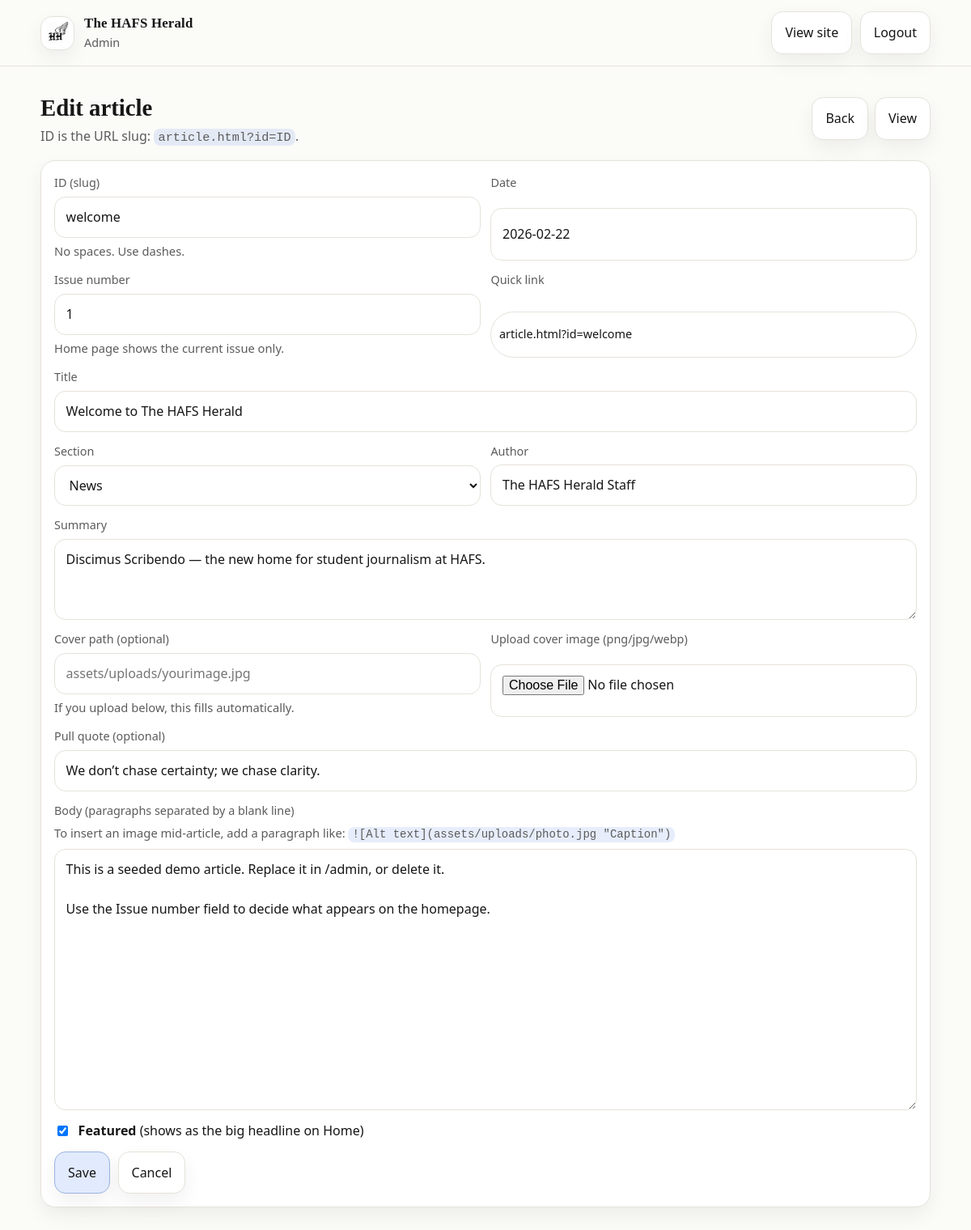
The page /admin/edit/welcome (signed in) on the database its author committed.
### tables this page shows
CREATE TABLE articles (
                id TEXT PRIMARY KEY,
                title TEXT NOT NULL,
                section TEXT NOT NULL,
                author TEXT NOT NULL,
                date TEXT NOT NULL,
                summary TEXT NOT NULL,
                cover TEXT NOT NULL,
                featured INTEGER NOT NULL,
                issue INTEGER NOT NULL DEFAULT 0,
                pullQuote TEXT NOT NULL,
                body_json TEXT NOT NULL,
                updated_at TEXT NOT NULL
            );

### app.py (the view)
    def wrapper(*args, **kwargs):
        if not session.get("authed"):
            return redirect(url_for("admin_login", next=request.path))
        return fn(*args, **kwargs)

### app.py (called while the page is built)
def conn() -> sqlite3.Connection:
    c = sqlite3.connect(DB_PATH)
    c.row_factory = sqlite3.Row
    return c

def require_login(fn):
    def wrapper(*args, **kwargs):
        if not session.get("authed"):
            return redirect(url_for("admin_login", next=request.path))
        return fn(*args, **kwargs)
    wrapper.__name__ = fn.__name__
    return wrapper

def csrf_token() -> str:
    tok = session.get("csrf")
    if not tok:
        tok = secrets.token_urlsafe(32)
        session["csrf"] = tok
    return tok

def row_to_article(r: sqlite3.Row) -> Dict[str, Any]:
    body = []
    try:
        body = json.loads(r["body_json"]) if r["body_json"] else []
        if not isinstance(body, list):
            body = []
    except Exception:
        body = []
    return {
        "id": r["id"],
        "title": r["title"],
        "section": r["section"],
        "author": r["author"],
        "date": r["date"],
        "summary": r["summary"],
        "cover": r["cover"],
        "featured": bool(r["featured"]),
        "issue": int(r["issue"]) if "issue" in r.keys() else 0,
        "pullQuote": r["pullQuote"],
        "body": body,
        "updated_at": r["updated_at"],
    }

### templates/admin_edit.html (shortened to what this page needs)
{% extends "admin_base.html" %}
{% block content %}
  <div class="admin-top">
    <div>
      <h1 class="headline-lg" style="margin:0;">{% if is_new %}New article{% else %}Edit article{% endif %}</h1>
      <div class="muted">ID is the URL slug: <code>article.html?id=ID</code>.</div>
    </div>
    <div class="links">
      <a class="btn btn-muted" href="/admin">Back</a>
      <a class="btn btn-muted" href="/article.html?id={{ a.id }}">View</a>
    </div>
  </div>
  <div class="card">
    <form class="admin-form" method="post" action="/admin/save" enctype="multipart/form-data">
      <div class="row">
        <label class="field">
          <span class="field-label">ID (slug)</span>
          <input name="id" value="{{ a.id }}" {% if not is_new %}readonly{% endif %} placeholder="e.g. policy-school-board" />
          <span class="help">No spaces. Use dashes.</span>
        </label>
        <label class="field">
          <span class="field-label">Date</span>
          <input name="date" value="{{ a.date }}" placeholder="YYYY-MM-DD" />
        </label>
      </div>
      <div class="row">
        <label class="field">
          <span class="field-label">Issue number</span>
          <input name="issue" value="{{ a.issue or 0 }}" />
          <span class="help">Home page shows the current issue only.</span>
        </label>
        <div class="field">
          <span class="field-label">Quick link</span>
          <div class="pill" style="justify-content:flex-start;">article.html?id={{ a.id }}</div>
        </div>
      </div>
      <label class="field">
        <span class="field-label">Title</span>
        <input name="title" value="{{ a.title }}" required />
      </label>
      <div class="row">
        <label class="field">
          <span class="field-label">Section</span>
          <select name="section">
            {% for s in sections %}
              <option value="{{ s }}" {% if a.section==s %}selected{% endif %}>{{ s }}</option>
            {% endfor %}
          </select>
        </label>
        <label class="field">
          <span class="field-label">Author</span>
          <input name="author" value="{{ a.author }}" required />
        </label>
      </div>
      <label class="field">
        <span class="field-label">Summary</span>
        <textarea name="summary" rows="3" required>{{ a.summary }}</textarea>
      </label>
      <div class="row">
        <label class="field">
          <span class="field-label">Cover path (optional)</span>
          <input name="cover" value="{{ a.cover }}" placeholder="assets/uploads/yourimage.jpg" />
          <span class="help">If you upload below, this fills automatically.</span>
        </label>
        <label class="field">
          <span class="field-label">Upload cover image (png/jpg/webp)</span>
          <input type="file" name="cover_upload" accept=".png,.jpg,.jpeg,.webp" />
        </label>
      </div>
      <label class="field">
        <span class="field-label">Pull quote (optional)</span>
        <input name="pullQuote" value="{{ a.pullQuote or '' }}" />
      </label>
      <label class="field">
        <span class="field-label">Body (paragraphs separated by a blank line)</span>
        <span class="help">To insert an image mid-article, add a paragraph like: <code>![Alt text](assets/uploads/photo.jpg "Caption")</code></span>
        <textarea name="body" rows="12">{% for p in a.body %}{{ p }}{% if not loop.last %}
{% endif %}{% endfor %}</textarea>
      </label>
      <label class="field" style="display:flex; gap:.6rem; align-items:center;">
        <input type="checkbox" name="featured" {% if a.featured %}checked{% endif %} style="width: auto;" />
        <span><strong>Featured</strong> (shows as the big headline on Home)</span>
      </label>
      <div style="display:flex; gap:.6rem; flex-wrap:wrap; align-items:center;">
        <button class="btn" type="submit">Save</button>
        <a class="btn btn-muted" href="/admin">Cancel</a>
      </div>
    </form>
  </div>
{% endblock %}

### public/styles.css (style rules this page uses)
:root { --bg: #fbfbf8; --panel: #ffffff; --text: #161616; --muted: #5b5b5b; --border: #e6e2da; --shadow: 0 10px 25px rgba(0,0,0,.06); --accent: #1b4dd7; --accent-2: #9b2c2c; --radius: 18px; --radius-sm: 12px; --container: 1100px; --serif: ui-serif, Georgia, "Times New Roman", serif; --sans: ui-sans-serif, system-ui, -apple-system, Segoe UI, Roboto, Helvetica, Arial, "Apple Color Emoji", "Segoe UI Emoji"; }
* { box-sizing: border-box; }
html,body { height: 100%; }
body { margin: 0; background: var(--bg); color: var(--text); font-family: var(--sans); line-height: 1.55; }
a { color: inherit; }
code { font-family: ui-monospace, SFMono-Regular, Menlo, Monaco, Consolas, "Liberation Mono", "Courier New", monospace; font-size: .95em; background: rgba(27,77,215,.10); padding: .1em .35em; border-radius: 8px; }
.pill { display: inline-flex; align-items: center; gap: .4rem; padding: .35rem .6rem; border: 1px solid var(--border); border-radius: 999px; background: var(--panel); font-size: .9rem; }
.headline-lg { font-family: var(--serif); font-size: 1.8rem; margin: 0; }
.muted { color: var(--muted); }
.field { display: grid; gap: .35rem; }
.field-label { font-size: .9rem; color: var(--muted); }
input, select, textarea { width: 100%; padding: .75rem .85rem; border-radius: 14px; border: 1px solid var(--border); background: var(--panel); color: var(--text); font: inherit; }
textarea { resize: vertical; }
.card { background: var(--panel); border: 1px solid var(--border); border-radius: var(--radius); box-shadow: var(--shadow); padding: 1rem; }
.btn { padding: .8rem 1rem; border-radius: 14px; border: 1px solid color-mix(in oklab, var(--accent) 35%, var(--border)); background: color-mix(in oklab, var(--accent) 12%, var(--panel)); color: var(--text); cursor: pointer; font: inherit; box-shadow: var(--shadow); text-decoration: none; display: inline-flex; align-items: center; justify-content: center; gap: .5rem; }
.btn-muted { border-color: var(--border); background: var(--panel); }

### templates/admin_base.html (style rules this page uses)
.admin-top { display:flex; align-items:center; justify-content:space-between; gap: 1rem; flex-wrap: wrap; margin: .6rem 0 1rem 0; }
.admin-top .links { display:flex; gap:.5rem; flex-wrap:wrap; align-items:center; }
.admin-form { display:grid; gap: .8rem; }
.admin-form .row { display:grid; grid-template-columns: 1fr 1fr; gap: .8rem; }
.help { color: var(--muted); font-size: .92rem; }

### rows shown on the page
articles: id "welcome", date "2026-02-22", issue "1", title "Welcome to The HAFS Herald", section "News", author "The HAFS Herald Staff", summary "Discimus Scribendo — the new home for student journalism at HAFS.", pullQuote "We don’t chase certainty; we chase clarity.", featured "☑"
